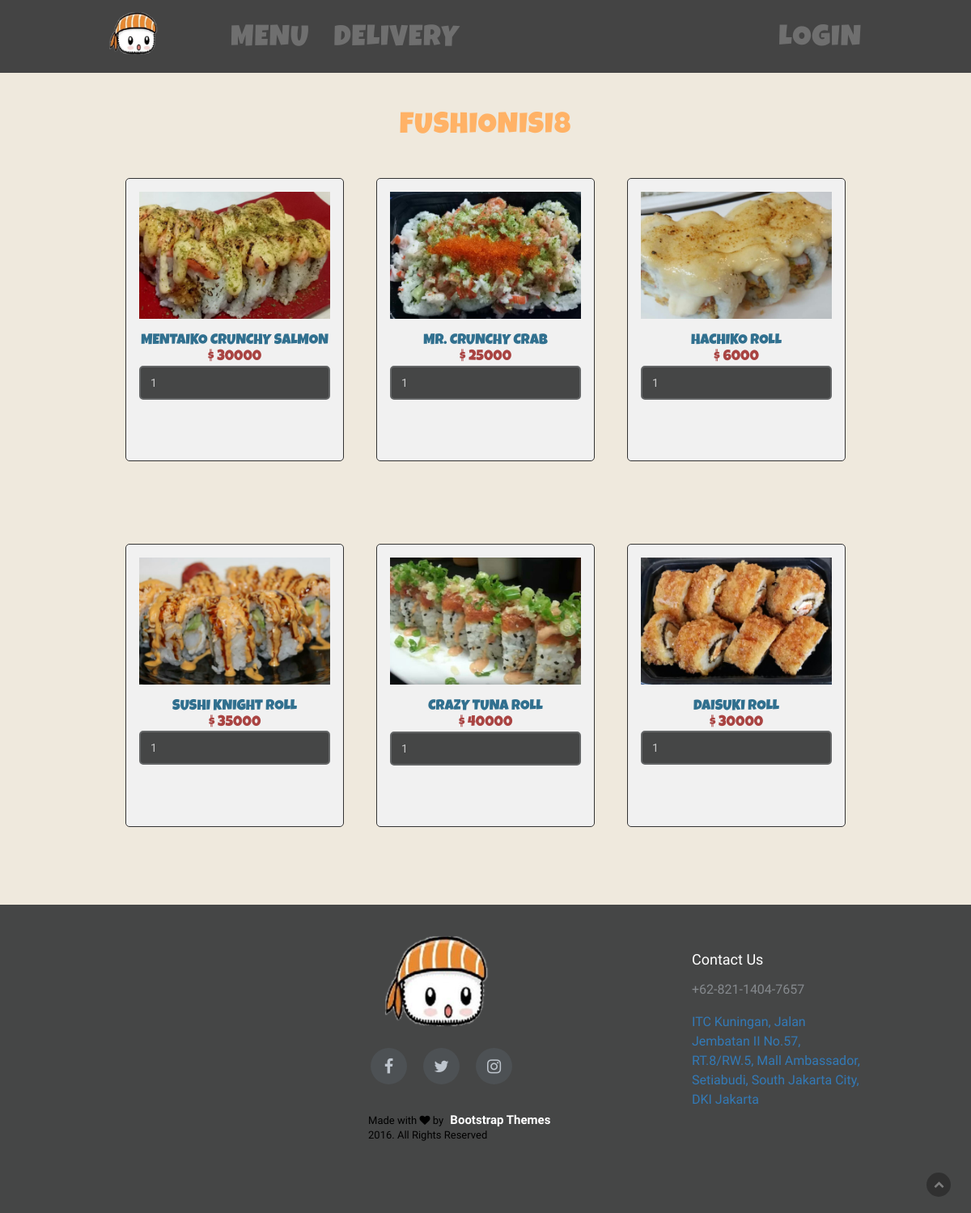
Page /menu.php?tipe=FushionIsi8 on the committed database.
### tables this page shows
CREATE TABLE `makanan` (
  `id_makanan` int(11) NOT NULL,
  `nama_makanan` varchar(255) NOT NULL,
  `deskripsi_makanan` varchar(255) NOT NULL,
  `harga_makanan` int(11) NOT NULL,
  `kategori_makanan` varchar(255) NOT NULL,
  `gambar_makanan` varchar(64) NOT NULL
);

### menu.php (the view, shortened to what this page needs)
<?php
 $connect = mysqli_connect("localhost", "root", "", "tubes_web");
 ?>
 <br/>
 <h2 class="judul"><?php echo  $_GET['tipe']?></h2>
   <div class="container">
             <div id="products" class="tab-pane fade in active">
             <?php
             $query = "SELECT * FROM makanan WHERE kategori_makanan = '" . $_GET['tipe'] . "' ORDER BY id_makanan ASC";
             $result = mysqli_query($connect, $query);
             while($row = mysqli_fetch_array($result))
             {
             ?>
             <div class="col-md-4">
                  <div class="kotak_makanan" align="center">
                       <img src="images/makanan/<?php echo $row["gambar_makanan"]; ?>" class="img-responsive" /><br />
                       <h4 class="text-info"><?php echo $row["nama_makanan"]; ?></h4>
                       <h4 class="text-danger">$ <?php echo $row["harga_makanan"]; ?></h4>
                       <input type="text" name="quantity" id="quantity<?php echo $row["id_makanan"]; ?>" class="form-control" value="1" />
                  </div>
             </div>
             <?php
             }
             ?>
        </div>
   </div>
   <br>
   <br>

### css/bootsnav.css (style rules this page uses)
body { -webkit-transition: all 0.3s ease-in-out; -moz-transition: all 0.3s ease-in-out; -o-transition: all 0.3s ease-in-out; -ms-transition: all 0.3s ease-in-out; transition: all 0.3s ease-in-out; }

### css/custom.css (style rules this page uses)
body { font-size: 16px; line-height: 18px; font-family: 'Maitree', serif; color: #fff; background: #efe9dd; }
h1, h2, h3, h4, h5, h6 { text-transform: uppercase; font-family: 'Luckiest Guy', cursive; margin: 0; }
h2 { font-size: 36px;letter-spacing:1px; }
img { width: 100%; }
.form-control { background-color: #454646; border: 2px solid #646667; border-radius: 5px; box-shadow: none; color: #c8c8c8; height: 42px; }
.form-control,.form-control::-moz-placeholder { color: #c8c8c8; }

### css/menu.css (style rules this page uses)
h2.judul { margin-top: 30px; text-align: center; color: #FFB266; }
.container { width: 80%; }
.kotak_makanan { border:1px solid #333; background-color:#f1f1f1; border-radius:5px; padding:16px; height:350px; margin-bottom: 30px }
.col-md-4 { margin-top:12px; padding: 30px 20px; }

### rows in the picture
makanan: gambar_makanan (picture), nama_makanan "MENTAIKO CRUNCHY SALMON", harga_makanan "30000"
makanan: gambar_makanan (picture), nama_makanan "MR. CRUNCHY CRAB", harga_makanan "25000"
makanan: gambar_makanan (picture), nama_makanan "HACHIKO ROLL", harga_makanan "6000"
makanan: gambar_makanan (picture), nama_makanan "SUSHI KNIGHT ROLL", harga_makanan "35000"
makanan: gambar_makanan (picture), nama_makanan "CRAZY TUNA ROLL", harga_makanan "40000"
makanan: gambar_makanan (picture), nama_makanan "DAISUKI ROLL", harga_makanan "30000"

### other values in the picture
$_GET['tipe'] "FUSHIONISI8"
